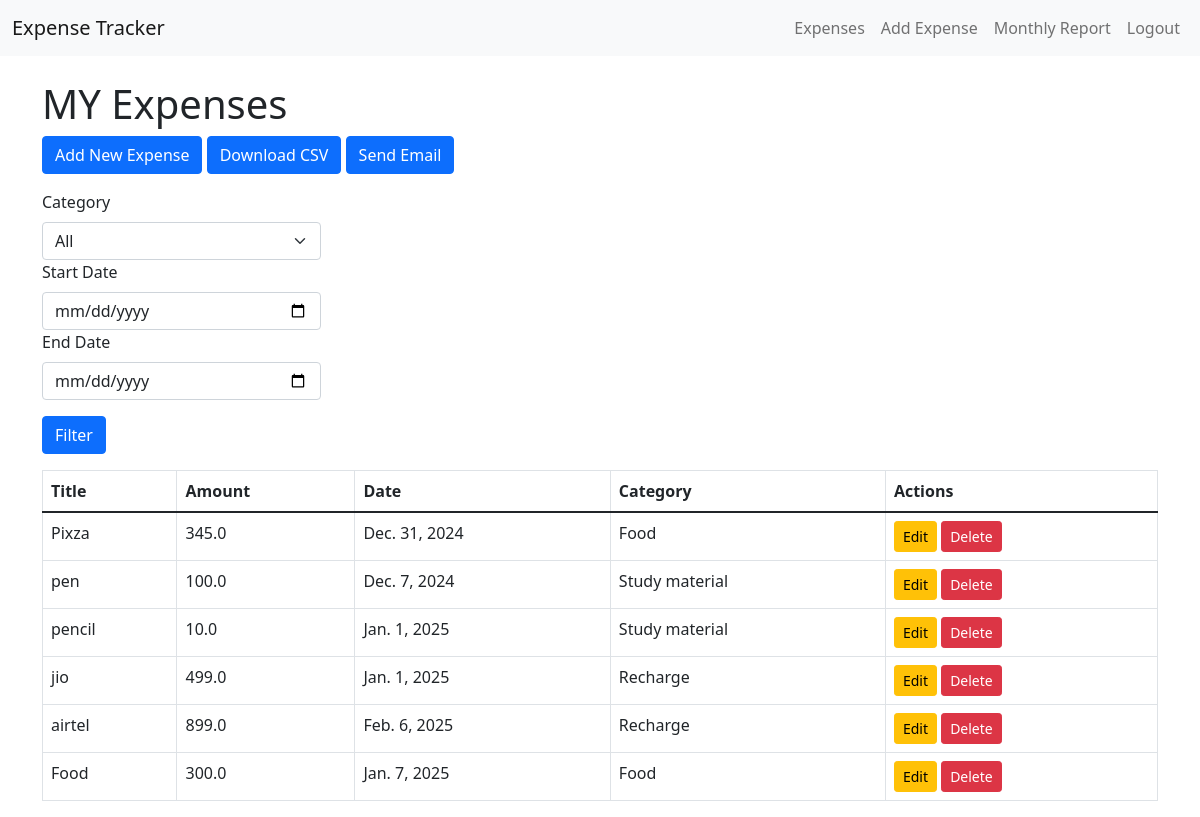
The app's page / (signed in), older data.
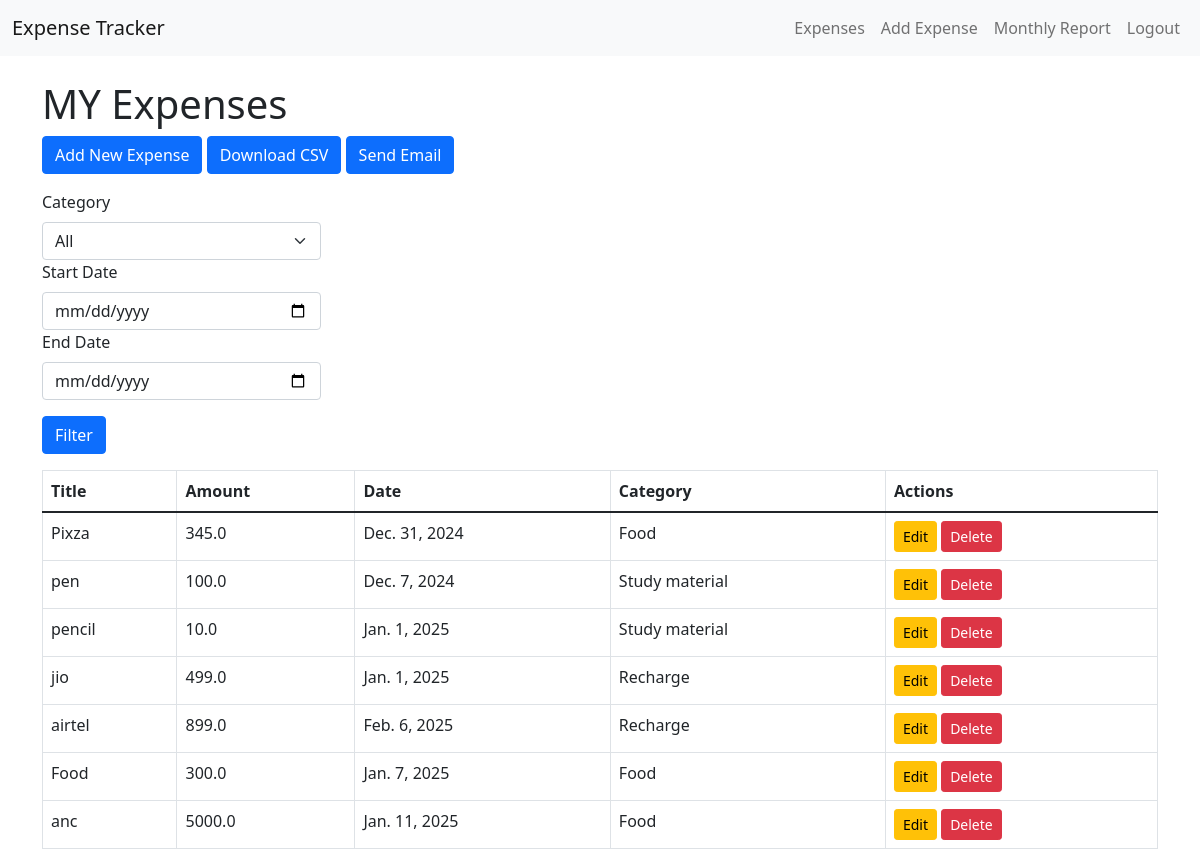
The same page, newer data.
### tracker/models.py (models this page shows, shortened)
class Expense(models.Model):
    title = models.CharField(max_length=100)
    amount = models.FloatField()
    date = models.DateField()
    category = models.ForeignKey(Category, on_delete=models.SET_NULL, null=True)
    user = models.ForeignKey(User, on_delete=models.CASCADE)

class Category(models.Model):
    name = models.CharField(max_length=50)

### tracker/views.py (the view)
# urls.py: path('', views.expense_list, name='expense_list'),
@login_required
def expense_list(request):
    expenses = Expense.objects.filter(user=request.user)
    category_id = request.GET.get('category')
    start_date = request.GET.get('start_date')
    end_date = request.GET.get('end_date')
    if category_id:
        expenses = expenses.filter(category_id=category_id)
    if start_date and end_date:
        expenses = expenses.filter(date__range=[start_date, end_date])
    categories = Category.objects.all()
    return render(request, 'tracker/expense_list.html', {'expenses': expenses,'categories': categories,'selected category': category_id, 'start_date': start_date, 'end_date': end_date})

### tracker/templates/tracker/expense_list.html (shortened to what this page needs)
{% extends 'tracker/base.html' %}
{% block content %}
<h1>MY Expenses</h1>
<a href="{% url 'add_expense' %}" class="btn btn-primary mb-3">Add New Expense</a>
<a href="{% url 'export_csv' %}" class="btn btn-primary mb-3">Download CSV</a>
<a href="{% url 'send_email' %}" class="btn btn-primary mb-3">Send Email</a>
<form method="GET" class ="mb-3">
    <div class = "col-md-3">
        <label for="category" class="form-label">Category</label>
        <select name="category" id="category" class="form-select">
            <option value="">All</option>
        </select>
    </div>
    <div class="col-md-3">
        <label for="start_date" class="form-label">Start Date</label>
        <input type="date" name="start_date" id="start_date" class="form-control" value="{{ start_date }}">
    </div>
    <div class="col-md-3">
        <label for="end_date" class="form-label">End Date</label>
        <input type="date" name="end_date" id="end_date" class="form-control" value="{{ end_date }}">
    </div>
    <div class="col-md-3" d-flex align-items-end>
        <button type="submit" class="btn btn-primary mt-3">Filter</button>
    </div>
</form>
<table class="table table-bordered">
    <thead>
        <tr>
            <th>Title</th>
            <th>Amount</th>
            <th>Date</th>
            <th>Category</th>
            <th>Actions</th>
        </tr>
    </thead>
    <tbody>
        {% for expense in expenses %}
        <tr>
            <td>{{ expense.title }}</td>
            <td>{{ expense.amount }}</td>
            <td>{{ expense.date }}</td>
            <td>{{ expense.category.name }}</td>
            <td>
                <a href="{% url 'edit_expense' expense.id %}" class="btn btn-warning btn-sm">Edit</a>
                <a href="{% url 'delete_expense' expense.id %}" class="btn btn-danger btn-sm">Delete</a>
            </td>
        </tr>
        {% empty %}
        <tr>
            <td colspan="5" class="text-center">No expenses found.</td>
        </tr>
        {% endfor %}
    </tbody>
</table>
{% endblock %}

### tracker/templates/tracker/base.html (shortened to what this page needs)
<!DOCTYPE html>
<html lang="en">
<head>
    <link rel="stylesheet" href="https://cdnjs.cloudflare.com/ajax/libs/bootstrap/5.1.3/css/bootstrap.min.css">
</head>
<body>
    <nav class="navbar navbar-expand-lg navbar-light bg-light">
        <div class="container-fluid">
            <a class="navbar-brand" href="{% url 'expense_list' %}">Expense Tracker</a>
            <div class="collapse navbar-collapse">
                <ul class="navbar-nav ms-auto">
                    {% if user.is_authenticated %}
                        <li class="nav-item"><a class="nav-link" href="{% url 'expense_list' %}">Expenses</a></li>
                        <li class="nav-item"><a class="nav-link" href="{% url 'add_expense' %}">Add Expense</a></li>
                        <li class="nav-item"><a class="nav-link" href="{% url 'monthly_report' %}">Monthly Report</a></li>
                        <li class="nav-item">
                            <form method="POST" action="{% url 'logout' %}" style="display: inline;">
                            <button type="submit" class="btn btn-link nav-link" style="border: none; background: none; cursor: pointer;">
                                Logout
                            </button>
                            </form>
                        </li>
                    {% else %}
                        <li class="nav-item"><a class="nav-link" href="{% url 'login' %}">Login</a></li>
                        <li class="nav-item"><a class="nav-link" href="{% url 'signup' %}">Sign Up</a></li>
                    {% endif %}
                </ul>
            </div>
        </div>
    </nav>
    <div class="container mt-4">
        {% block content %}{% endblock %}
    </div>
</body>
</html>

Row changes from the older to the newer data that the page shows:
added Expense: title "anc", amount "5000.0", date "Jan. 11, 2025", category.name "Food"
